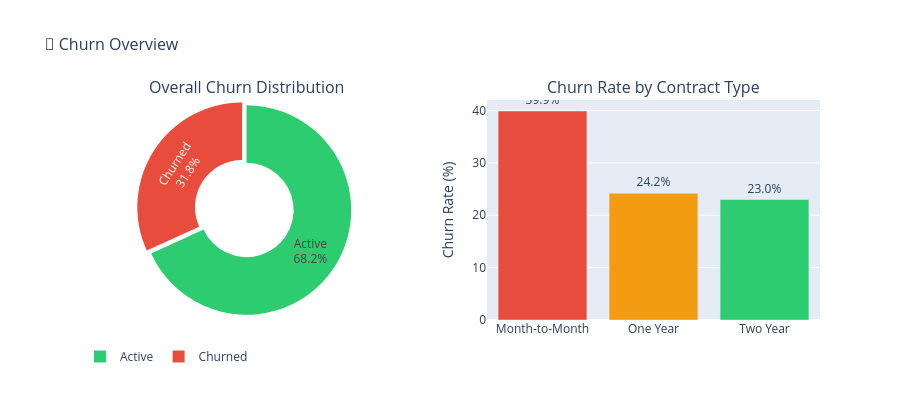

Write notebook code for a chart like this one.
### Markdown cell above
## 🍩 Churn Distribution + Contract Type

### Code cell
fig = make_subplots(rows=1, cols=2,
    specs=[[{'type':'pie'}, {'type':'bar'}]],
    subplot_titles=['Overall Churn Distribution', 'Churn Rate by Contract Type'])

churn_counts = df['Churn_Label'].value_counts()
fig.add_trace(go.Pie(
    labels=churn_counts.index, values=churn_counts.values,
    hole=0.45, marker_colors=['#2ecc71','#e74c3c'],
    textinfo='label+percent', textfont_size=12,
    pull=[0, 0.05]), row=1, col=1)

ct = df.groupby('Contract')['Churn'].mean().mul(100).round(1).reset_index()
ct.columns = ['Contract', 'ChurnRate']
ct = ct.sort_values('ChurnRate', ascending=False)
fig.add_trace(go.Bar(
    x=ct['Contract'], y=ct['ChurnRate'],
    marker_color=['#e74c3c','#f39c12','#2ecc71'],
    text=ct['ChurnRate'].apply(lambda x: f'{x:.1f}%'),
    textposition='outside', showlegend=False), row=1, col=2)

fig.update_yaxes(title_text='Churn Rate (%)', row=1, col=2)
fig.update_layout(height=400, title_text='🍩 Churn Overview',
    title_font_size=16, showlegend=True, legend=dict(orientation='h', y=-0.1))
fig.show()

### Figure 1 — Plotly figure (JSON) as saved in the notebook; plotly's stock layout.template omitted (floating-point values rounded to 4 significant figures)
{"data": [{"domain": {"x": [0, 0.45], "y": [0, 1]}, "hole": 0.45, "labels": ["Active", "Churned"], "marker": {"colors": ["#2ecc71", "#e74c3c"]}, "pull": [0, 0.05], "textfont": {"size": 12}, "textinfo": "label+percent", "type": "pie", "values": [1023, 477]}, {"marker": {"color": ["#e74c3c", "#f39c12", "#2ecc71"]}, "showlegend": false, "text": ["39.9%", "24.2%", "23.0%"], "textposition": "outside", "type": "bar", "x": ["Month-to-Month", "One Year", "Two Year"], "xaxis": "x", "y": [39.9, 24.2, 23], "yaxis": "y"}], "layout": {"annotations": [{"font": {"size": 16}, "showarrow": false, "text": "Overall Churn Distribution", "x": 0.225, "xanchor": "center", "xref": "paper", "y": 1, "yanchor": "bottom", "yref": "paper"}, {"font": {"size": 16}, "showarrow": false, "text": "Churn Rate by Contract Type", "x": 0.775, "xanchor": "center", "xref": "paper", "y": 1, "yanchor": "bottom", "yref": "paper"}], "height": 400, "legend": {"orientation": "h", "y": -0.1}, "showlegend": true, "title": {"font": {"size": 16}, "text": "🍩 Churn Overview"}, "xaxis": {"anchor": "y", "domain": [0.55, 1]}, "yaxis": {"anchor": "x", "domain": [0, 1], "title": {"text": "Churn Rate (%)"}}}}
